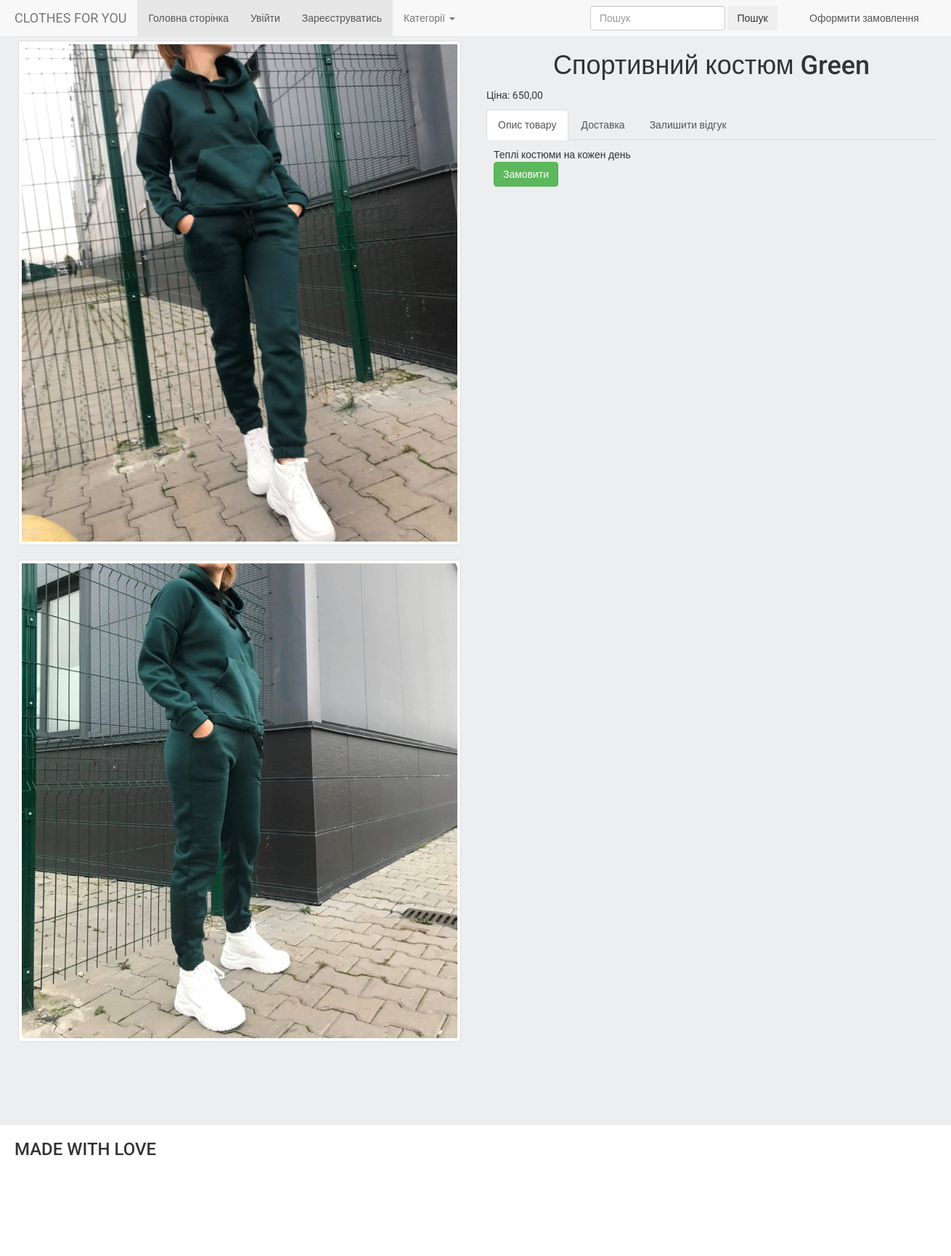
/product/1/, run on the app's committed database.
### shop/models.py (models this page shows, shortened)
class ProductImage(models.Model):
    product = models.ForeignKey(Product, blank=True, null=True, default=None, on_delete=models.CASCADE)
    image = models.ImageField(upload_to='products_images/')
    is_main = models.BooleanField(default=False)
    is_active = models.BooleanField(default=True)
    created = models.DateTimeField(auto_now_add=True, auto_now=False)
    updated = models.DateTimeField(auto_now_add=False, auto_now=True)
    class Meta:
        verbose_name = "Фото"
        verbose_name_plural = "Фото"

class Product(models.Model):
    name = models.CharField(max_length=64, blank=True, null=True, default=None)
    price = models.DecimalField(max_digits=10, decimal_places=2, default=0)
    discount = models.IntegerField(default=0)
    category = models.ForeignKey(ProductCategory, blank=True, null=True, default=None, on_delete=models.CASCADE)
    description = models.TextField(blank=True, null=True, default=None)
    is_active = models.BooleanField(default=True)
    created = models.DateTimeField(auto_now_add=True, auto_now=False)
    updated = models.DateTimeField(auto_now_add=False, auto_now=True)
    class Meta:
        verbose_name = "Товар"
        verbose_name_plural = "Товари"

### shop/views.py (the view)
# urls.py: re_path(r'^product/(?P<product_id>\w+)/$', views.product, name='product'),
def product(request, product_id):
    product = Product.objects.get(id=product_id)
    return render(request, 'products/product.html', locals())

### templates/products/product.html (shortened to what this page needs)
{% extends 'base.html' %}
{% load static %}
{% block content %}
    <div class="container">
        <div class="row">
            <div class="col-lg-6">
                {% for image_item in product.productimage_set.all %}
                    <div class="product-image-item">
                        <img src="{{ image_item.image.url }}" class="img-thumbnail" alt="clothes">
                    </div>
                {% endfor %}
            </div>
            <div class="col-lg-6">
                <h1 class="text-center">
                    {{ product.name }}
                </h1>
                <div class="">
                    <p>
                        Ціна: {{ product.price }}
                    </p>
                </div>
                <div>
                      <ul class="nav nav-tabs" role="tablist">
                        <li role="presentation" class="active">
                            <a href="#description" aria-controls="home" role="tab" data-toggle="tab">
                                Опис товару
                            </a>
                        </li>
                        <li role="presentation">
                            <a href="#delivery" aria-controls="profile" role="tab" data-toggle="tab">
                                Доставка
                            </a>
                        </li>
                        <li role="presentation">
                            <a href="#messages" aria-controls="messages" role="tab" data-toggle="tab">
                                Залишити відгук
                            </a>
                        </li>
                      </ul>
                      <div class="tab-content product-description-tabs">
                        <div role="tabpanel" class="tab-pane active" id="description">
                            {{ product.description }}
                            <div>
                                <div class="form-group">
                                    <form action="/order/" target="_blank">
                                        <button type="submit" id="submit-btn" class="btn btn-success btn-buy"
                                                data-product_id = "{{ product_id }}"
                                                data-name = "{{ product.name }}"
                                                data-price = "{{ product.price }}"
                                        >Замовити
                                        </button>
                                    </form>
                                </div>
                            </div>
                        </div>
                      </div>
                </div>
            </div>
        </div>
    </div>
{% endblock content %}

### templates/base.html (shortened to what this page needs)
{% load static %}
<!DOCTYPE html>
<html lang="en">
<head>
    <link rel="stylesheet" href="https://cdnjs.cloudflare.com/ajax/libs/twitter-bootstrap/3.3.6/css/bootstrap.min.css">
    <link rel="stylesheet" href="{% static 'static_dev/base.css' %}">
</head>
<body>
    <div class="wrapper">
        <div class="wrapper-content">
            {% include 'navbar.html' %}
            {% block content %}
            {% endblock content %}
        </div>
    </div>
     {% include 'footer.html' %}
</body>
</html>

### templates/navbar.html (shortened to what this page needs)
<nav class="navbar navbar-default navbar-static-top">
  <div class="container">
      <div class="navbar-header">
          <a class="navbar-brand" href="/">CLOTHES FOR YOU</a>
      </div>
      <div id="navbar" class="navbar-collapse collapse">
          <ul class="nav navbar-nav">
              <li class="active"><a href="/">Головна сторінка</a></li>
              {% if user.is_authenticated %}
              <li class="active"><a href="/logout/">Вийти({{user.username}})</a></li>
              {% else %}
              <li class="active"><a href="/login/">Увійти</a></li>
              {% endif %}
              <li class="active"><a href="/register/">Зареєструватись</a></li>
              <li class="dropdown">
                  <a href="#" class="dropdown-toggle" data-toggle="dropdown" role="button" aria-haspopup="true" aria-expanded="false">Категорії <span class="caret"></span></a>
              </li>
          </ul>
          <ul class="nav navbar-nav navbar-right">
              <Li>
                  <div class="search-container">
                      <form action="/search/" method="post" class="form-inline my-2 my-lg-0">
                          <input name='search' type="text" class="form-control mr-sm-2" placeholder="Пошук" aria-label="Search">
                          <button class="btn btn-outline-success my-2 my-sm-0" type="submit">Пошук</button>
                      </form>
                  </div>
              </Li>
              <li>
                  <div class="basket-container">
                      <a href="/order/">Оформити замовлення</a>
                  </div>
              </li>
          </ul>
      </div>
  </div>
</nav>

### templates/footer.html
<footer class="footer">
    <div class="container">
        <div class="text">
            <h3>MADE WITH LOVE</h3>
        </div>
    </div>
</footer>

### static/static_dev/base.css (style rules this page uses)
html, body { height: 100%; max-height: 100%; font-family: 'Roboto', sans-serif; background-color: #edeef0; }
.navbar { margin-bottom: 0; }
.wrapper { padding-bottom: 100px; }
.wrapper-content { overflow: auto; padding-bottom: 180px; }
.footer { position: relative; margin-top: -180px; height: 180px; clear: both; background-color: white; }
.container img { display:block; margin:auto; }
.product-description-tabs { padding: 10px; }
.product-image-item { padding: 5px; margin-bottom: 10px; }
.basket-container { position: relative; width: 200px; padding: 15px 10px; }
a { color: #555; }
.search-container { padding: 8px; width: 300px; height: 50px; }
.container { width: 1300px; }

### data on the page
ProductImage: image (picture)
ProductImage: image (picture)
Product: name "Спортивний костюм Green", price "650,00", description "Теплі костюми на кожен день"
